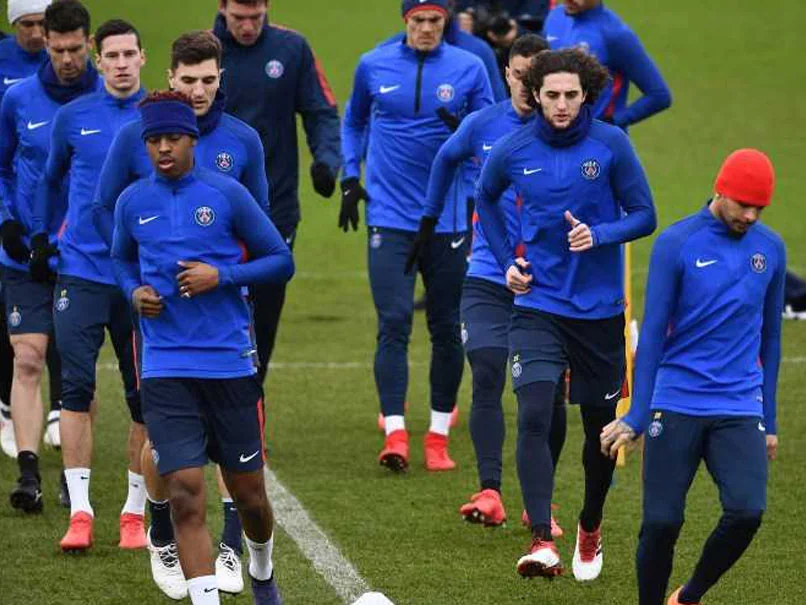
#> input picture openCv/assets/player.webp, 806 x 605 px, found by its file name
$ python histogramComputing.py
#> lines starting #> are read from the running program, lines starting #| are printed output that depends on the picture; after the words box and inside, x2 and y2 are one past the last pixel; in counts of white or black regions, pixels touching at a corner belong together
from turtle import color
import cv2 as cv
from cv2 import circle
import matplotlib.pyplot as plt
import numpy as np

img = cv.imread("assets\player.webp")
#> img is the input picture: shape (605, 806, 3); mean B, G, R 89.5, 79.4, 69.5
cv.imshow("original image", img)
gray = cv.cvtColor(img, cv.COLOR_BGR2GRAY)
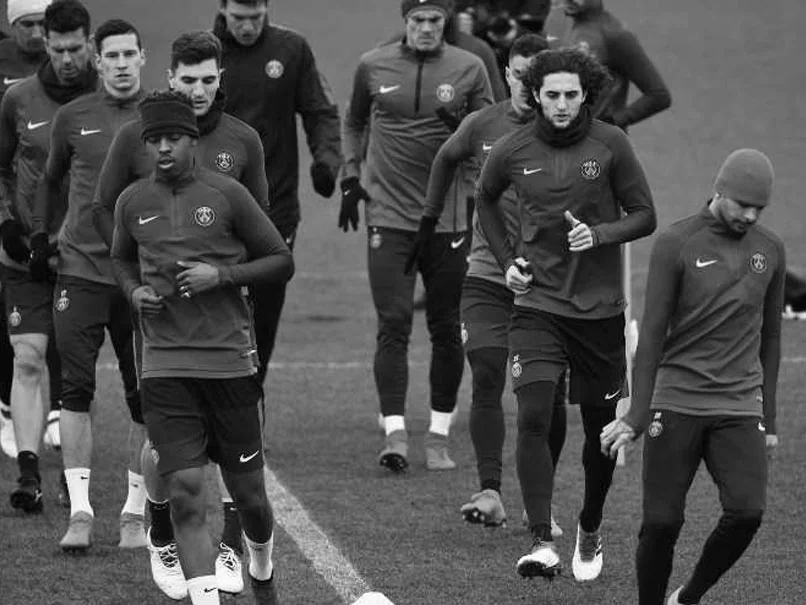
#> gray: shape (605, 806); min 0, max 255, mean 77.6

blank = np.zeros(img.shape[:2], dtype='uint8')
mask = cv.circle(blank, (img.shape[1] // 2, img.shape[0] // 2),
                 ((img.shape[1] // 2 + img.shape[0] // 2) // 2), 255, -1)
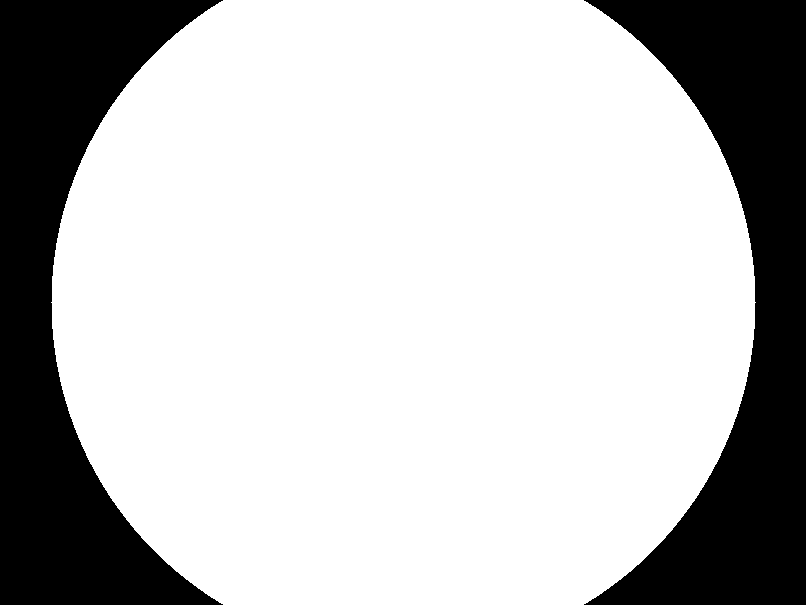
#> blank: shape (605, 806); 74.9% white; 2 black regions, box (x1, y1, x2, y2) and area: (0, 0, 223, 605) 61565, (584, 0, 806, 605) 60960
masked = cv.bitwise_and(img, img, mask=mask)
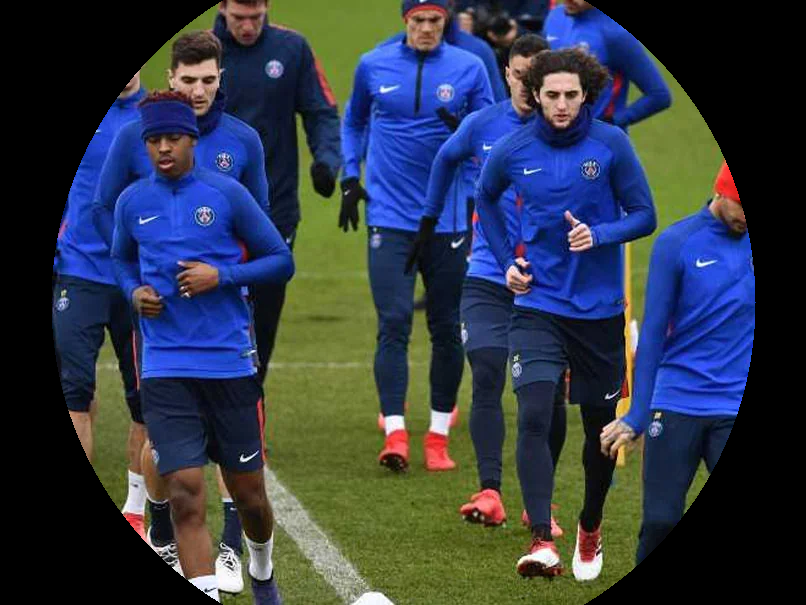
#> masked: shape (605, 806, 3); mean B, G, R 71.3, 56.5, 48.1
cv.imshow("masked img", masked)

# [11 lines of commented-out code are left out]
plt.figure()
plt.title("image histogram")
plt.xlabel("Bins")
plt.ylabel("pixles")
colors = ["b", "g", "r"]
for i, col in enumerate(colors):
    hist = cv.calcHist(masked, [i], None, [256], [0, 256])
    plt.plot(hist, color=col)
    plt.xlim([0, 256])
plt.show()
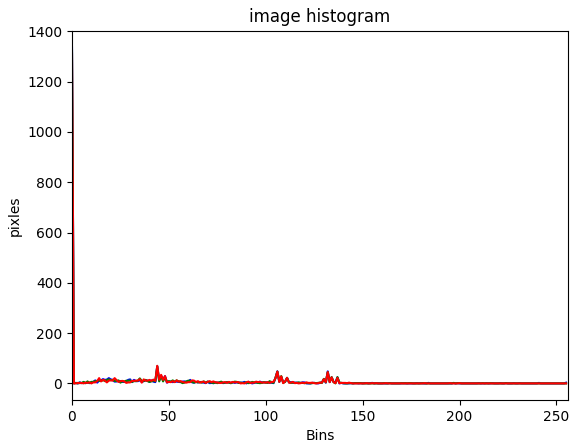
#> figure drawn by matplotlib, 1 panel; curve peaks at x = 0, y = 1336; curve peaks at x = 0, y = 1323; curve peaks at x = 0, y = 1311

$ run again, with openCv/assets/dviv.jpg saved as openCv/assets/player.webp
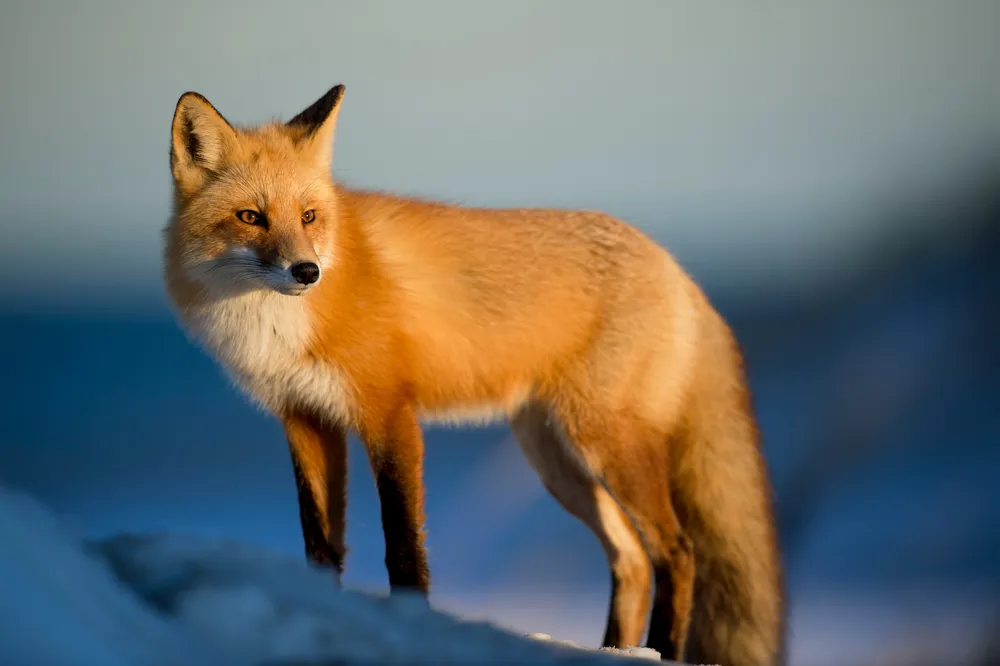
#> input picture openCv/assets/dviv.jpg, 1000 x 666 px, shrunk from 4928 x 3280 before the run, found by its file name
#> img is the input picture: shape (666, 1000, 3); mean B, G, R 107, 111.2, 109.2
#> `mask = cv.circle(blank, (img.shape[1] // 2, img.shape[0] // 2), ((img...`:
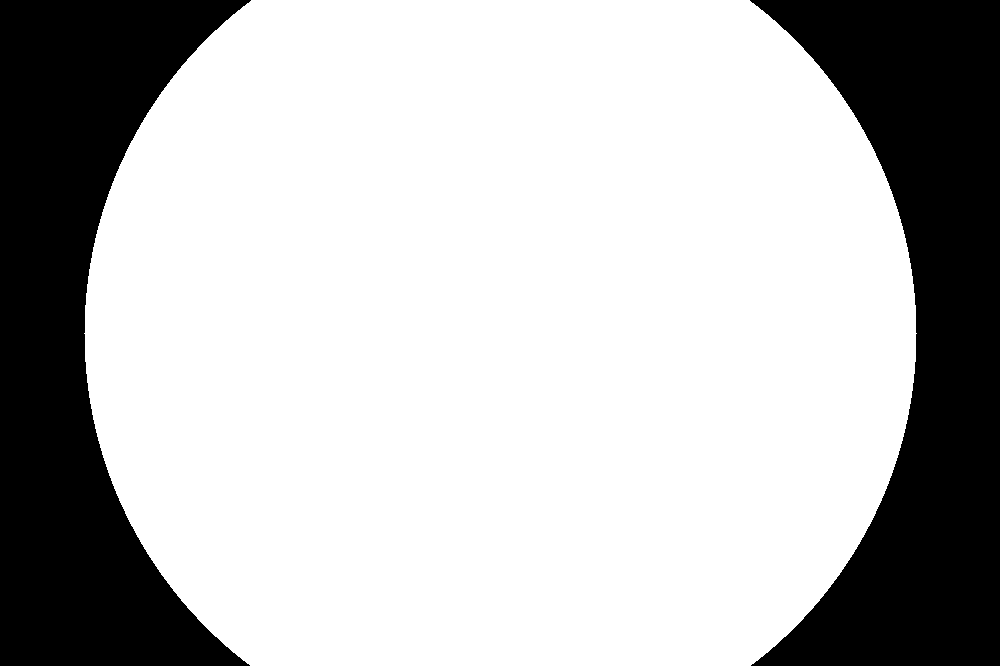
#> blank: shape (666, 1000); 73.2% white; 2 black regions, box (x1, y1, x2, y2) and area: (0, 0, 251, 666) 89693, (750, 0, 1000, 666) 89027
#> `plt.show()`:
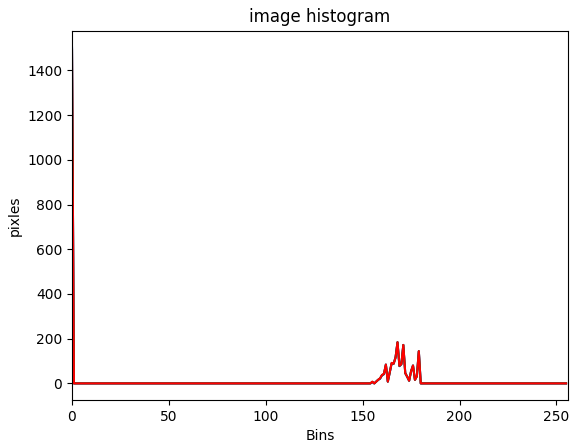
#> figure drawn by matplotlib, 1 panel; curve peaks at x = 0, y = 1503; curve peaks at x = 0, y = 1497; curve peaks at x = 0, y = 1491
